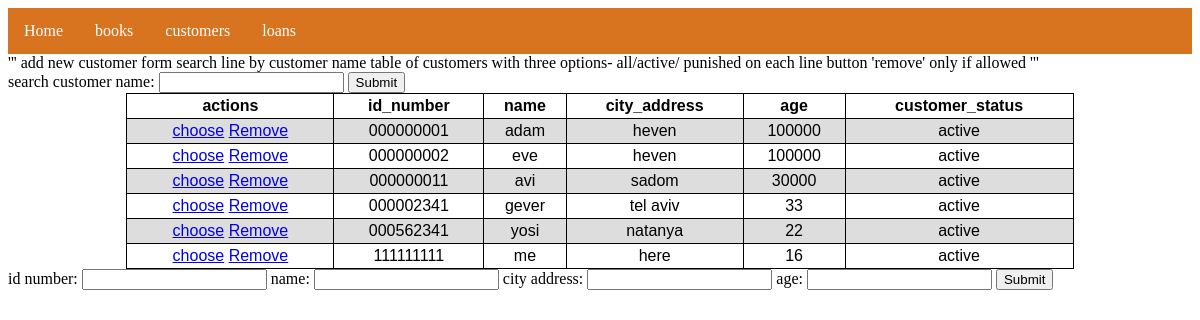
Screenshot of /customers/all with the database file from the repository.
### tables this page shows
CREATE TABLE customers
                    (id_number text NOT NULL PRIMARY KEY, name text, city_address text, age text, customer_status text);

### library_v3/customers_manage.py (the view)
@customers.route('/all')
def all_customers():
    customers_data = Customer.display_all_customers()
    return render_template('customers.html', data=customers_data)

### library_v3/DAL.py (called while the page is built)
def database_query(sql_command, table):
    con = sqlite3.connect('library_data.db')
    cur = con.cursor()
    cur.execute(f"SELECT name FROM pragma_table_info('{table}')")
    column_names = list(map(lambda name: name[0], cur.fetchall()))
    cur.execute(sql_command)
    details_list = [{column_names[index]:each[index] for index in range(len(column_names))} for each in cur.fetchall()]
    cur.execute(f'SELECT COUNT(*) FROM {table}')
    count = cur.fetchone()[0]
    con.close()
    print(f'there are {count} {table}')
    return details_list

    def display_all_customers():
        return database_query(f'SELECT * FROM customers', 'customers')

### library_v3/templates/customers.html (shortened to what this page needs)
{% extends "layout.html" %}
{% block content %}
'''
add new customer form
search line by customer name
table of customers with three options- all/active/ punished
on each line button 'remove' only if allowed
'''
<form action="/customers/spesific" method="POST">
    search customer name: <input name="look_name">
    <input type="submit">
</form>
<table>
    <tr>
        <th>actions</th>
        <th>id_number</th>
        <th>name</th>
        <th>city_address</th>
        <th>age</th>
        <th>customer_status</th>
    </tr>
    {% for customer in data %}
    <tr>
        <td> <a href="/choose/">choose</a>
            <a href="/customers/remove/{{customer['id_number']}}">Remove</a>
        </td>
        <td>{{customer['id_number']}}</td>
        <td>{{customer['name']}}</td>
        <td>{{customer['city_address']}}</td>
        <td>{{customer['age']}}</td>
        <td>{{customer['customer_status']}}</td>
    </tr>
    {% endfor %}
</table>
<div>
    <form action="/customers/add" method="POST">
        id number: <input name="id_number">
        name: <input name="name">
        city address: <input name="city_address">
        age: <input name="age">
        <input type="submit">
    </form></div>
{% endblock %}

### library_v3/templates/layout.html (style rules this page uses)
table { font-family: arial, sans-serif; border-collapse: collapse; width: 80%; margin-left: auto; margin-right: auto; }
td, th { border: 1px solid #000000; text-align: center; padding: 3px; }
tr:nth-child(even) { background-color: #dddddd; }

### rows the page displays
customers: id_number "000000001", name "adam", city_address "heven", age "100000", customer_status "active"
customers: id_number "000000002", name "eve", city_address "heven", age "100000", customer_status "active"
customers: id_number "000000011", name "avi", city_address "sadom", age "30000", customer_status "active"
customers: id_number "000002341", name "gever", city_address "tel aviv", age "33", customer_status "active"
customers: id_number "000562341", name "yosi", city_address "natanya", age "22", customer_status "active"
customers: id_number "111111111", name "me", city_address "here", age "16", customer_status "active"
